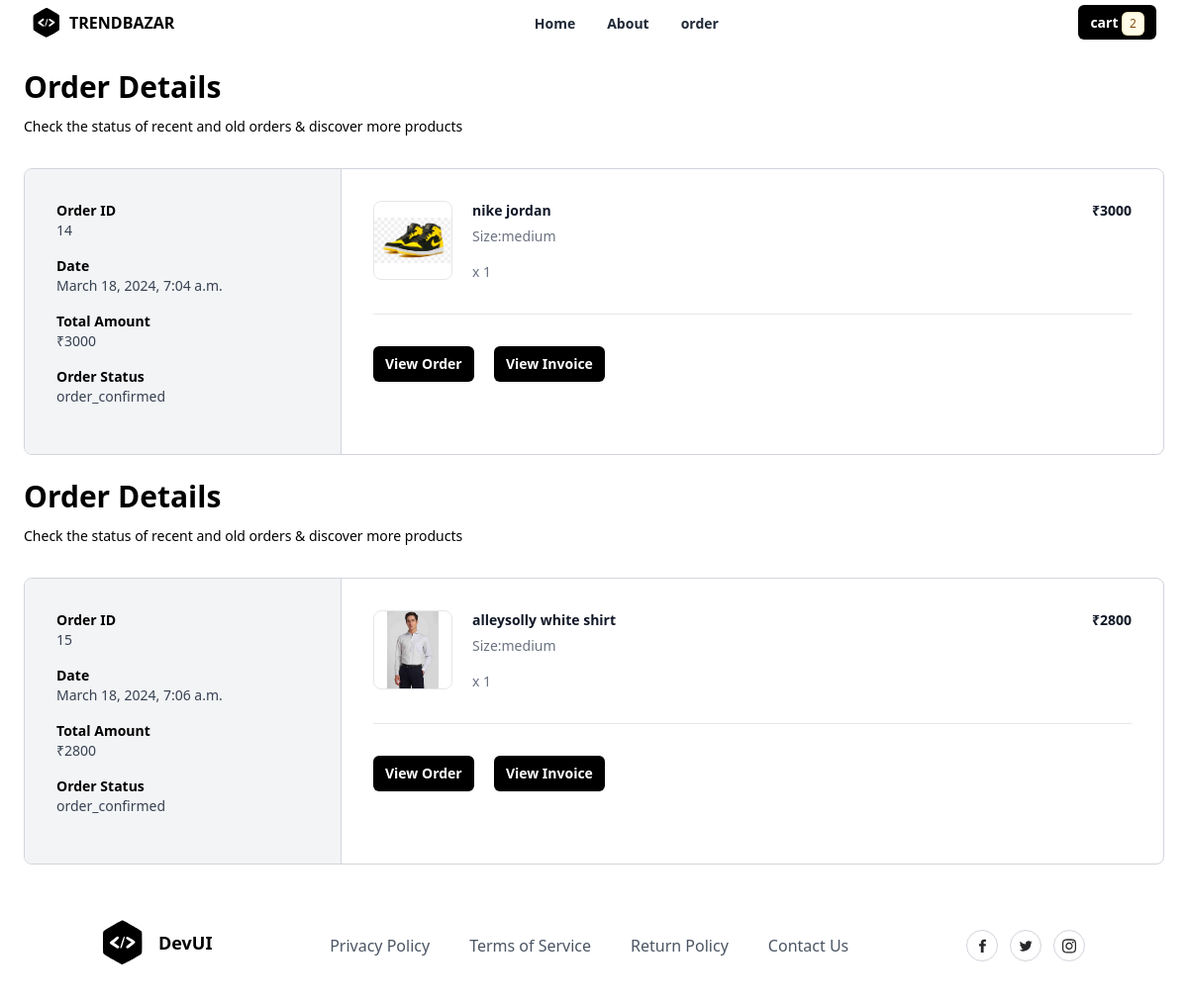
Page /orders/all/ (signed in) on the committed database.
### store/models.py (models this page shows, shortened)
class Order(models.Model):
    user_object = models.ForeignKey(User, on_delete=models.CASCADE, related_name='myorders')
    basket_item_objects = models.ManyToManyField(BasketItem)
    delivery_address = models.CharField(max_length=250)
    phone = models.CharField(max_length=12)
    email = models.CharField(max_length=100)
    pay_options = (
        ('online', 'online'),
        ('cod', 'cod')
    )
    payment_mode = models.CharField(max_length=100, choices=pay_options, default='cod')
    order_id = models.CharField(max_length=200, null=True)
    is_paid = models.BooleanField(default=False)
    order_status = (
        ('order_confirmed', 'Order confirmed'),
        ('dispatched', 'Dispatched'),
        ('in_transit', 'In transit'),
        ('delivered', 'Delivered'),
        ('cancelled', 'Cancelled'),
    )
    status = models.CharField(max_length=200, choices=order_status, default='order_confirmed')
    created_date = models.DateTimeField(auto_now_add=True)
    updated_date = models.DateTimeField(auto_now=True)
    is_active = models.BooleanField(default=True)
    @property
    def order_total(self):
        basket_items=self.basket_item_objects.all()
        total=0
        for bi in basket_items:
            total+=bi.item_total
        return total

class BasketItem(models.Model):
    basket_object = models.ForeignKey(Basket, on_delete=models.CASCADE,related_name='cartitems')
    product_object = models.ForeignKey(Product, on_delete=models.CASCADE)
    size_object = models.ForeignKey(Size, on_delete=models.CASCADE)
    quantity = models.PositiveIntegerField(default=1)
    created_date = models.DateTimeField(auto_now_add=True)
    updated_date = models.DateTimeField(auto_now=True)
    is_active = models.BooleanField(default=True)
    is_order_placed=models.BooleanField(default=False)
    @property
    def item_total(self):
        return self.product_object.price *self.quantity

class Product(models.Model):
    title = models.CharField(max_length=200)
    description = models.TextField(null=True, blank=True)
    size_object = models.ManyToManyField(Size,null=True)
    category_object = models.ForeignKey(Category, on_delete=models.CASCADE)
    brand_object = models.ForeignKey(Brand, on_delete=models.CASCADE)
    image = models.ImageField(upload_to='product_images', null=True, blank=True, default='product_images/default.jpg')
    price = models.PositiveIntegerField()
    created_date = models.DateTimeField(auto_now_add=True)
    updated_date = models.DateTimeField(auto_now=True)
    is_active = models.BooleanField(default=True)

class Size(models.Model):
    name = models.CharField(max_length=100, unique=True)
    created_date = models.DateTimeField(auto_now_add=True)
    updated_date = models.DateTimeField(auto_now=True)
    is_active = models.BooleanField(default=True)
    def __str__(self):
        return self.name

### store/views.py (the view)
# urls.py: path('orders/all/', views.MyOrdersView.as_view(),name='orders'),
class MyOrdersView(View):
    def get(self, request, *args, **kwargs):
        qs=Order.objects.filter(user_object=request.user).exclude(status='cancelled')
        return render(request,'myorder.html',{'data':qs})

### store/context_processors.py (called while the page is built)
def cart_count(request):
    count = 0
    if request.user.is_authenticated:
        cart_item_count = request.user.cart.cartitems.filter(is_order_placed=False).count()
        if cart_item_count > 0:
            data = request.user.cart.cartitems.filter(is_order_placed=False).aggregate(total=Sum('quantity'))
            count = data.get('total')
    return {'item_count': count}

### store/templates/myorder.html
{%extends 'base.html'%}
{%block body_block%}
{%for o in data%}
<div class="mx-auto my-4 max-w-6xl px-2 md:my-6 md:px-0">
    <h2 class="text-3xl font-bold">Order Details</h2>
    <div class="mt-3 text-sm">
      Check the status of recent and old orders &amp; discover more products
    </div>
    <div class="mt-8 flex flex-col overflow-hidden rounded-lg border border-gray-300 md:flex-row">
      <div class="w-full border-r border-gray-300 bg-gray-100 md:max-w-xs">
        <div class="p-8">
          <div class="grid grid-cols-2 sm:grid-cols-4 md:grid-cols-1">
            <div class="mb-4">
              <div class="text-sm font-semibold">Order ID</div>
              <div class="text-sm font-medium text-gray-700">{{o.id}}</div>
            </div>
            <div class="mb-4">
              <div class="text-sm font-semibold">Date</div>
              <div class="text-sm font-medium text-gray-700">{{o.created_date}}</div>
            </div>
            <div class="mb-4">
              <div class="text-sm font-semibold">Total Amount</div>
              <div class="text-sm font-medium text-gray-700">₹{{o.order_total}}</div>
            </div>
            <div class="mb-4">
              <div class="text-sm font-semibold">Order Status</div>
              <div class="text-sm font-medium text-gray-700">{{o.status}}</div>
            </div>
          </div>
        </div>
      </div>
      <div class="flex-1">
        <div class="p-8">
          <ul class="-my-7 divide-y divide-gray-200">
                {%for oi in  o.basket_item_objects.all%}
                <li class="flex flex-col justify-between space-x-5 py-7 md:flex-row">
                    <div class="flex flex-1 items-stretch">
                      <div class="flex-shrink-0">
                        <img
                          class="h-20 w-20 rounded-lg border border-gray-200 object-contain"
                          src="{{oi.product_object.image.url}}"
                          alt="https://static.nike.com/a/images/c_limit,w_592,f_auto/t_product_v1/54a510de-a406-41b2-8d62-7f8c587c9a7e/air-force-1-07-lv8-shoes-9KwrSk.png"
                        />
                      </div>
                      <div class="ml-5 flex flex-col justify-between">
                        <div class="flex-1">
                          <p class="text-sm font-bold text-gray-900">
                            {{oi.product_object.title}}
                          </p>
                          <p class="mt-1.5 text-sm font-medium text-gray-500">Size:{{oi.size_object}}</p>
                        </div>
                        <p class="mt-4 text-sm font-medium text-gray-500">x {{oi.quantity}}</p>
                      </div>
                    </div>
                    <div class="ml-auto flex flex-col items-end justify-between">
                      <p class="text-right text-sm font-bold text-gray-900">₹{{oi.item_total}}</p>
                    </div>
                  </li>
                {%endfor%}
          </ul>
          <hr class="my-8 border-t border-t-gray-200" />
          <div class="space-x-4">
            <button
              type="button"
              class="rounded-md bg-black px-3 py-2 text-sm font-semibold text-white shadow-sm hover:bg-black/80 focus-visible:outline focus-visible:outline-2 focus-visible:outline-offset-2 focus-visible:outline-black"
            >
              View Order
            </button>
            <button
              type="button"
              class="rounded-md bg-black px-3 py-2 text-sm font-semibold text-white shadow-sm hover:bg-black/80 focus-visible:outline focus-visible:outline-2 focus-visible:outline-offset-2 focus-visible:outline-black"
            >
              View Invoice
            </button>
          </div>
        </div>
      </div>
    </div>
  </div>
{%endfor%}
{%endblock%}

### rows in the picture
Order: id "14", created_date "March 18, 2024, 7:04 a.m.", order_total "3000", status "order_confirmed"
BasketItem: product_object.image (picture), product_object "nike jordan", size_object "medium", quantity "1", item_total "3000"
Order: id "15", created_date "March 18, 2024, 7:06 a.m.", order_total "2800", status "order_confirmed"
BasketItem: product_object.image (picture), product_object "alleysolly white shirt", size_object "medium", quantity "1", item_total "2800"

### other values in the picture
{{ item_count }} "2"
